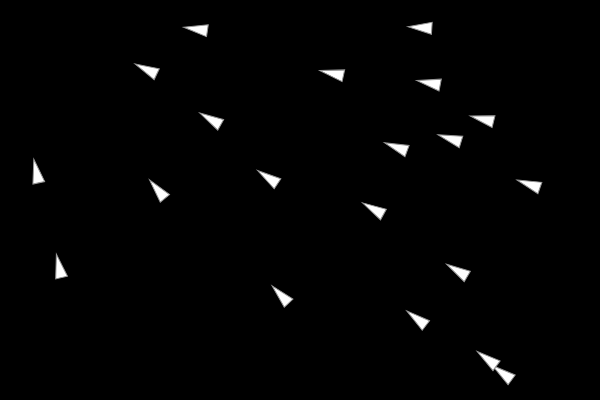
Frame 1 (no input)
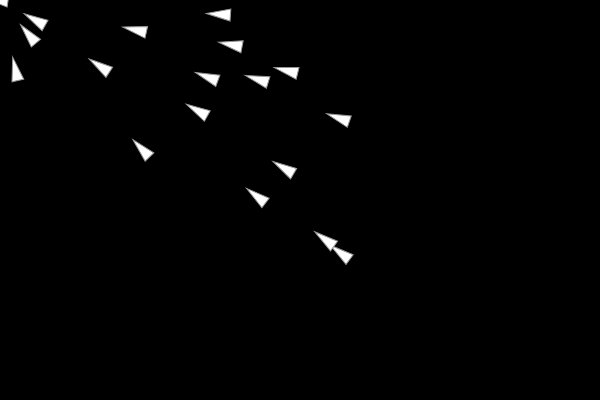
Frame 60 (no input)
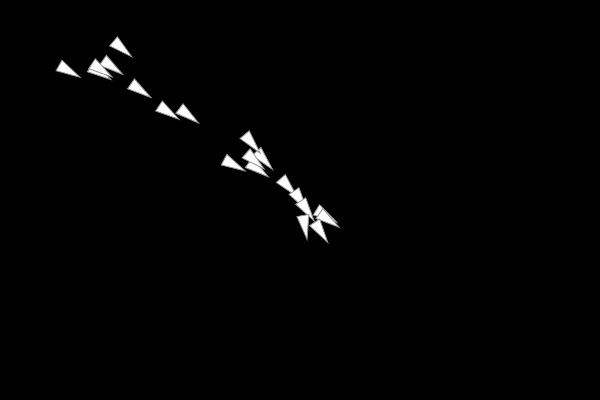
Frame 120 (the mouse pressed at the canvas centre since frame 60)

The p5.js sketch that drew these frames (run headless with seeded random() and noise() and a simulated clock; from frame 60 on, the mouse is pressed at the canvas centre):

// p5.js sketch
// ── sketch.js
var vehicules = [];
var total = 20;

function setup() {
	createCanvas(600, 400);
	for (var i = 0; i < total; i++) {
		vehicules.push(new Vehicule(random(width), random(height)));
	}
}

function draw() {
	background(0);
	var mouse = createVector(mouseX, mouseY);

	for (var i = 0; i < vehicules.length; i++) {
		vehicules[i].seek(mouse);
		vehicules[i].update();
		vehicules[i].display();
	}
}

// ── vehicule.js
class Vehicule{
  constructor(x,y){
    this.position = createVector(x,y);
    this.velocity = createVector();
    this.acceleration = createVector();
    this.maxSpeed = 4;
    this.maxForce = 0.2;
    this.r = 6;
  }

  /////////// METHODS FOR THE CLASS//////////

  //Updates the location of the vehicule
  update(){
    this.velocity.add(this.acceleration);
    this.velocity.limit(this.maxSpeed);
    this.position.add(this.velocity);

    //Be careful, now we have to update the force at each draw which will impact on the acceleration
    this.acceleration.mult(0);
  }

  //Applies a force vector to the vehicule
  applyForce(force){
    //Here we could add the concept of mass : acc = force*mass
    this.acceleration.add(force);
  }

  //Methods which calculates the steering force towards a target

  seek(target){
    //Keep in mind the idea that steer = current velocity - desired velocity
    var desired = p5.Vector.sub(target, this.position);
    desired.setMag(this.maxSpeed);

    var steer = p5.Vector.sub(desired, this.velocity);
    steer.limit(this.maxForce); //Limits the steering force

    this.applyForce(steer);
  }


  display(){
    //Draws a triangle rotated in the direction of velocity
    var theta = this.velocity.heading();

    fill(255);
    stroke(150);
    strokeWeight(1);

    push();
    translate(this.position.x,this.position.y);
    rotate(theta);
    beginShape();
    vertex(this.r*2, 0);
    vertex(-this.r*2, this.r);
    vertex(-this.r*2, -this.r);
    endShape(CLOSE); // Closes the triangle
    pop(); // Returns to the original axis
  }
}
